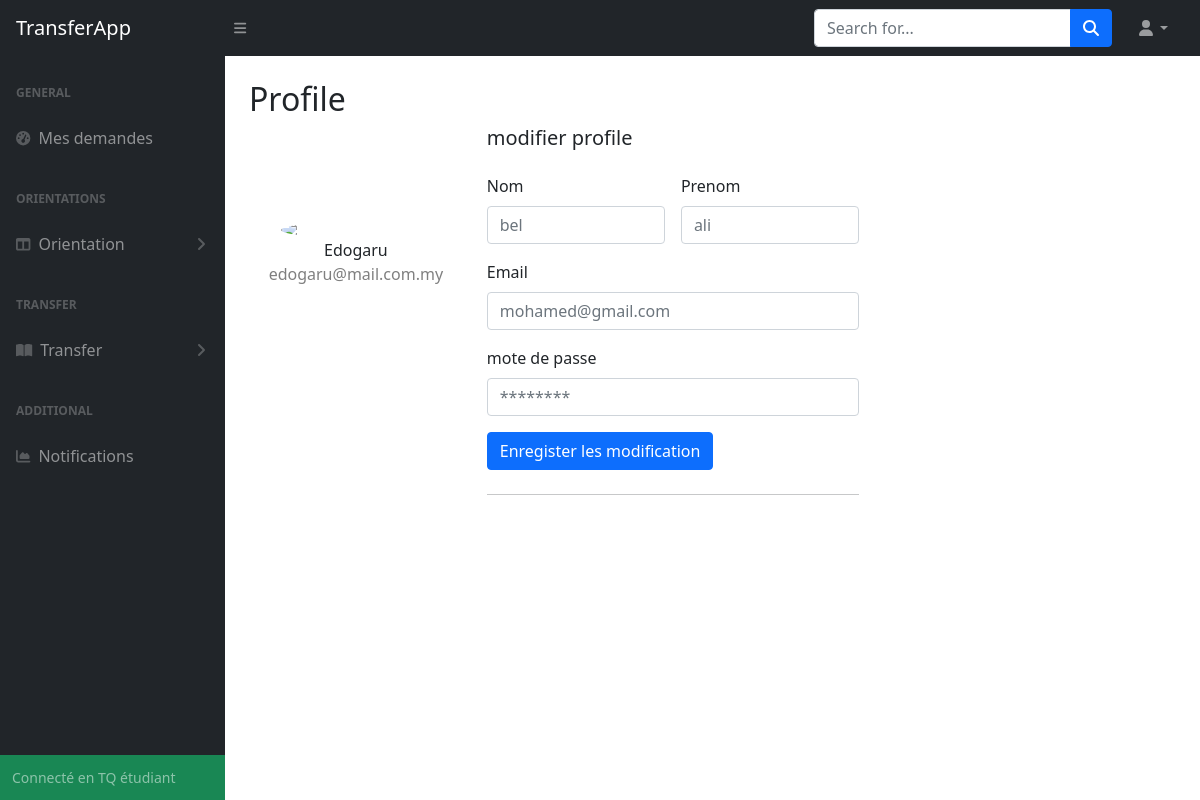
The app's page /etudiant/profile (signed in) with its own data.
### tables this page shows
CREATE TABLE "etudiant" (
	"matricule"	INTEGER NOT NULL,
	"email"	TEXT NOT NULL,
	"password"	TEXT NOT NULL,
	"nom"	TEXT NOT NULL,
	"prenom"	TEXT NOT NULL,
	"telephone"	TEXT NOT NULL,
	"sexe"	TEXT NOT NULL,
	"date_naissance"	TEXT NOT NULL,
	PRIMARY KEY("matricule")
);

### App.py (the view)
@app.route('/etudiant/profile')
def studentProfile():
    if session.get("email") != None:
        StudentInfo = db.getStudentInfoByEmail(session.get("email"))
        db.closeConnection()
        return render_template('etudiant/profile.html', StudentInfo = StudentInfo)
    return redirect(url_for('login'))

### database_api.py (called while the page is built)
def closeConnection():
    print("closing connection...")
    con.close

def getStudentInfoByEmail(email):
    try:
        cursor.execute('select * from etudiant where email=:email',{'email':email})
    except Error as e:
        print(e)
        return None
    else:
        res = cursor.fetchone()
        return res

### templates/etudiant/profile.html (shortened to what this page needs)
{% extends "etudiant/base.html" %}
{% block content %}
<main>
    <div class="container-fluid px-4">
        <h2 class="mt-4">Profile</h2>
        <div class="row">
            <div class="col-md-3 border-right">
                <div class="d-flex flex-column align-items-center text-center p-3 py-5"><img class="rounded-circle mt-5" width="150px" src="https://st3.depositphotos.com/15648834/17930/v/600/depositphotos_179308454-stock-illustration-unknown-person-silhouette-glasses-profile.jpg"><span class="font-weight-bold">Edogaru</span><span class="text-black-50">edogaru@mail.com.my</span></div>
            </div>
            <div class="col-md-5 border-right">
                <form class="row g-3" method="post" action="{{url_for('EditProfile')}}">
                    <h5>modifier profile</h5>
                    <div class="col-md-6">
                      <label for="nom" class="form-label">Nom</label>
                      <input name="nom" type="text" class="form-control" id="nom" placeholder="{{StudentInfo[3]}}">
                    </div>
                    <div class="col-md-6">
                      <label for="prenom" class="form-label">Prenom</label>
                      <input name="prenom" type="text" class="form-control" id="prenom" placeholder="{{StudentInfo[4]}}">
                    </div>
                    <div class="col-12">
                      <label for="inputEmail4" class="form-label">Email</label>
                      <input name="email" type="email" class="form-control" id="inputEmail4" placeholder="{{StudentInfo[1]}}">
                    </div>
                    <div class="col-12">
                      <label for="inputPassword4" class="form-label">mote de passe</label>
                      <input name="password" type="password" class="form-control" id="inputPassword4" placeholder="********">
                    </div>
                    <div class="col-12">
                      <button type="submit" class="btn btn-primary">Enregister les modification</button>
                    </div>
                </form>
                <hr class="my-4">
            </div>
        </div>
    </div>
</main>
{% endblock content %}

### records on screen
etudiant: nom "bel", prenom "ali", email "mohamed@gmail.com"
